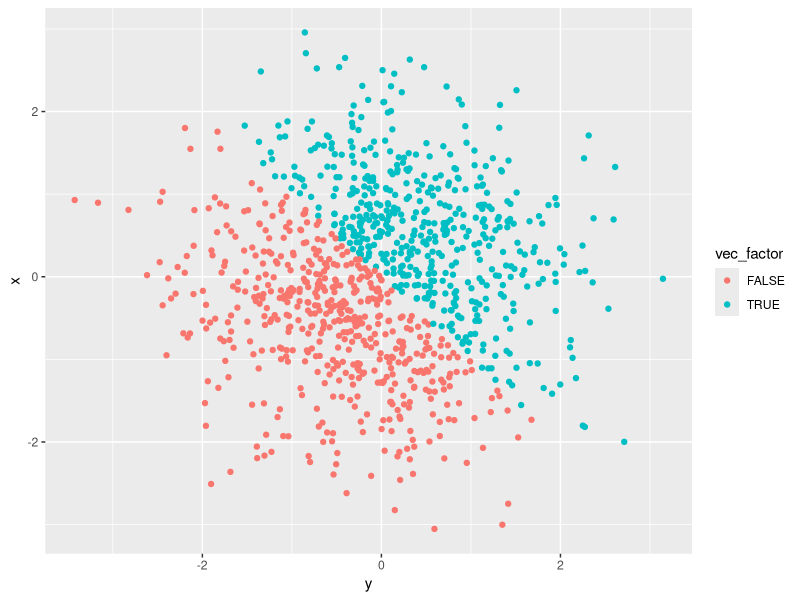

Write the R code that produced this figure.
## ---- chunk 1
knitr::opts_chunk$set(echo = TRUE)

library(tidyverse)
## ---- chunk 2
Problem1_df = tibble(
  x = runif(10, min=0, max=5), 
  vec_numeric = c(x>2),
  vec_char = c("Giraffe", "Elephant", "Lion", "Wolf", "Dolphin", "Ant", "Dog", 
               "Tiger", "Bird", "Fish" ),
  vec_logical = c(TRUE, TRUE, FALSE, FALSE, FALSE, TRUE, FALSE, FALSE, TRUE, 
                  FALSE),
  vec_factor = factor(c("African descent", "White", "Asian", "Native American", 
                        "Virgin Islander", "St. Thomian", "St. Johnian", "Crucian", 
                        "Floridian", "Atlantian"))
  )
## ---- chunk 3
# Taking mean of x variable

mean(Problem1_df$x)

# This works because it is numeric variable. The mean of x equals 2.136482.
## ---- chunk 4
# Taking mean of vec_numeric

mean(Problem1_df$vec_numeric)

# Taking the mean of this equals 0.3. 
#Therefore, this works.
## ---- chunk 5
# Taking mean of vec_char

mean(Problem1_df$vec_char)

# This code does not work. Error message says that "this argument is not numeric or logical".
## ---- chunk 6
# Taking mean of vec_logical

mean(Problem1_df$vec_logical)

# This code does output a value for the mean of the logical vector.
# The mean of this vector equals 0.4.
## ---- chunk 7
# Taking the mean of vec_factor

mean(Problem1_df$vec_factor)

#This code does not work becasue th vector is not numeric or logical.
## ---- chunk 8
## 1st code chunk
# Using the as.numeric function to the logical, character and factor vectors.

as.numeric(Problem1_df$vec_logical)

as.numeric(Problem1_df$vec_char)

as.numeric(Problem1_df$vec_factor)

# When this function was used on the logical and factor vectors, numeric values
# were created.
# With the character vector, it could not be applied (NA).

## ---- chunk 9
# 2nd code chunk
# Converting character variable from character to factor to numeric

## Created a new variable named 'Factor' that is the end product of converting
# the character vector to the factor vector.

Factor = as.factor(Problem1_df$vec_char)

#Converted the Factor variable to a numeric vector.

as.numeric(Factor)


## Converting factor variable from factor to character to numeric

Character = as.character(Problem1_df$vec_factor)

as.numeric(Character)

# In the first portion of the code chunk, the character vector was converted
# from a character to a factor and lastly to a numeric vector. This vector was
# converted successfully into the factor the numeric vectors. 

# Conversion of the factor vector to the character vector was successsful. 
# However, converting that new vector *Character) into a numeric vector was
# not successful. An error message showed.
## ---- chunk 10
x = rnorm(1000)
y = rnorm(1000)
vec_logical = c(x + y > 0)

Problem2_df = tibble(
  x,
  y,
  vec_logical)

vec_numeric = as.numeric(Problem2_df$vec_logical)
vec_factor = as.factor(Problem2_df$vec_logical)

dim(Problem2_df)
mean(x)
median(x)
mean(Problem2_df$vec_logical)
## ---- chunk 11
# Making scatter plots for logical, numeric and factor vectors, respectively.

Plot_1 = ggplot(Problem2_df, aes(x = y, y = x)) + geom_point(aes(color = vec_logical))

# The blue data points on the scatterplot represent the values which are TRUE.
# The pink data points represent those values that are FALSE.


Plot_2 = ggplot(Problem2_df, aes(x = y, y = x)) + geom_point(aes(color = vec_numeric))

# The blue data points represent values numeric values equal to 1.00.
# The black data points represent numeric values that are equal to 0.00. 

Plot_3 = ggplot(Problem2_df, aes(x = y, y = x)) + geom_point(aes(color = vec_factor))

# The blue data points represent factor variables that are TRUE.
# The blue data points relect factor variables that are FALSE.
## ---- chunk 12
# Exporting Plot_1 as a .pdf, to the folder in project directory.

ggsave("Plot_1.pdf", path = "./P8105_HW1_BJL2150_files")
